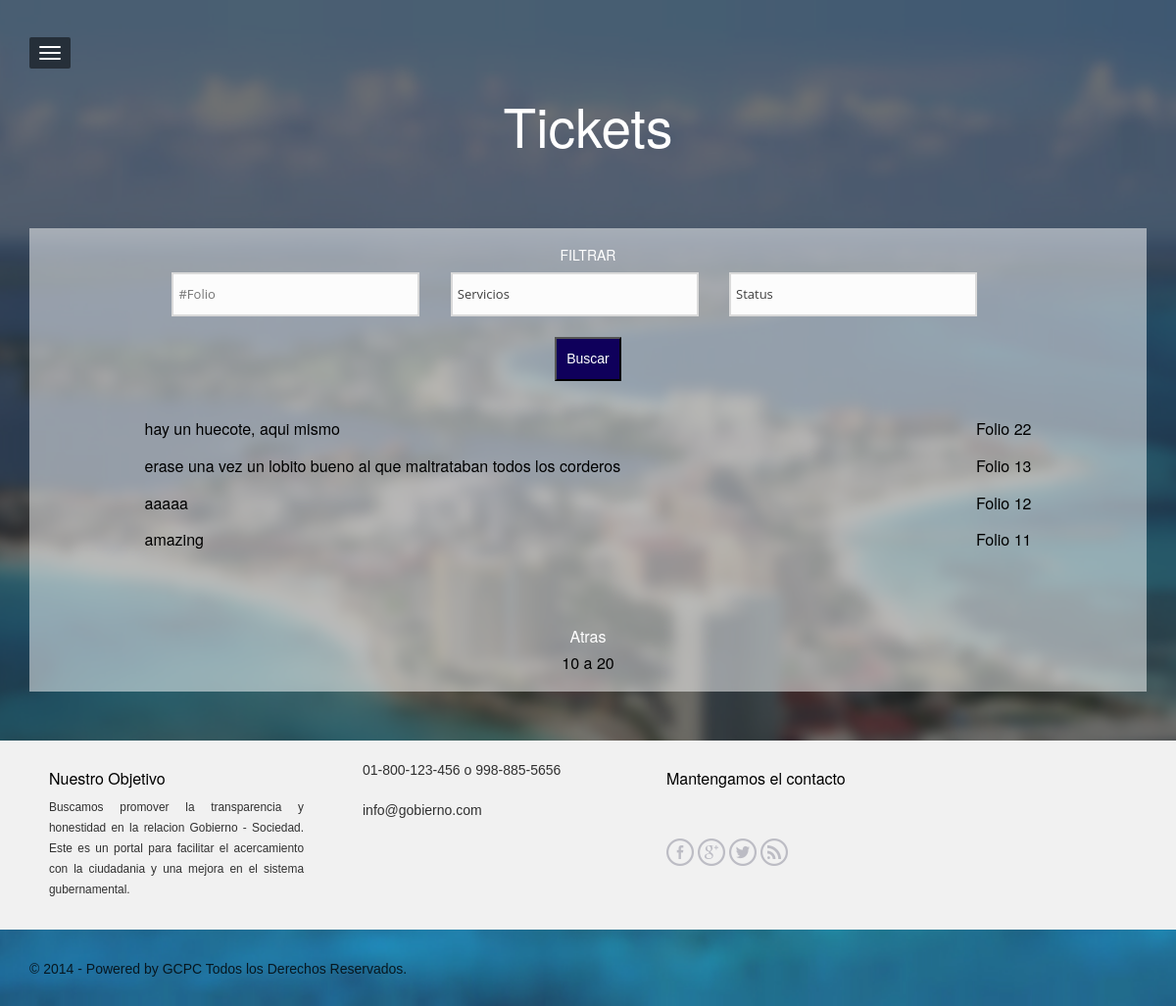
The page /demandas.php?pag=10 on the database its author committed.
### tables this page shows
CREATE TABLE IF NOT EXISTS `demanda` (
  `id` int(11) NOT NULL AUTO_INCREMENT,
  `folio` varchar(10) NOT NULL,
  `idc` int(11) NOT NULL,
  `ids` int(11) NOT NULL,
  `comentario` text NOT NULL,
  `imagen` varchar(200) NOT NULL,
  `latitud` decimal(22,16) NOT NULL,
  `longitud` decimal(22,16) NOT NULL,
  `estatus` int(11) NOT NULL,
  `fecha` timestamp NOT NULL DEFAULT CURRENT_TIMESTAMP,
  `respuesta` varchar(2000) NOT NULL,
  PRIMARY KEY (`id`)
);

### admin/includes/systemcomponent.php (called while the page is built, shortened)
<?php
class systemcomponent{
	function getsettings(){
		$settings['dbhost']='localhost';
		$settings['dbusername']='root';
		$settings['dbpassword']='';
		$settings['dbname']='demanda';
		return $settings;
	}
}
?>

### admin/includes/dbconnector.php (called while the page is built, shortened)
<?php
require_once 'systemcomponent.php';
class dbconnector extends systemcomponent{
	var $link;
	function dbconnector(){
		$settings=systemcomponent::getsettings();
		$host=$settings['dbhost'];
		$db=$settings['dbname'];
		$user=$settings['dbusername'];
		$pass=$settings['dbpassword'];
		$this->link=mysql_connect($host, $user, $pass);
	}
	function query($query){
		return mysql_query($query, $this->link);
	}
	function fetcharray($result){
		return mysql_fetch_array($result);
	}
}
?>

### demandas.php (the view, shortened to what this page needs)
<?php
include("admin/includes/dbconnector.php");
$con=new dbconnector();
if($_GET['pag']){
	$inicio=$_GET['pag'];
}
else{
	$inicio=0;
}
?>
<!DOCTYPE html>
<html lang="en">
<head>
<?php include("header.php"); ?>
</head>
<body <?php if($_GET['fol']!=''){ echo 'onload="hecho();"'; } ?> class="theme-invert">
<?php include("menu.php"); ?>
<section class="section" id="head">
	<div class="container">
		<div class="row">
			<div class="col-md-10 col-lg-10 col-md-offset-1 col-lg-offset-1 text-center">
				<?php if($_GET['fol']==''){ ?><h1 class="title">Tickets</h1><br /><br /><br /><?php }
				else{ ?><h1 class="title">Ticket #<?php echo $_GET['fol']; ?>.</h1><?php } ?>
			</div>
		</div>
		<div class="linea">
			<?php if($_GET['fol']==''){ ?>
				<div class="row">
					<div class="col-md-10 col-lg-10 col-md-offset-1 col-lg-offset-1 text-center">
						<div class="col-sm-12">
							<form id="topics-filter" method="POST" action="demandas.php?act=search">
								<h5 class="bold">FILTRAR</h5>
								<input type="text" name="folio" placeholder="#Folio" />
								<select name="serv" class="one">
									<option value="0">Servicios</option>
								</select>
								<select name="stat" class="two">
									<option value="0">Status</option>
								</select><br /><br />
								<input type="submit" id="searchsubmit" value="Buscar" />
							</form>
						</div>
					</div>
					<div class="col-md-10 col-lg-10 col-md-offset-1 col-lg-offset-1">
						<div class="col-sm-12">
							<?php
							$cond='';
							if($_GET['act']=='search'){
								$done=0;
								if($_POST['serv']>0){ $cond.='WHERE ids='.$_POST['serv']; $done=1; }
								if($_POST['stat']>0){
									if($done==0){ $cond.='WHERE estatus='.$_POST['stat']; $done=1; }
									else{ $cond.=' AND estatus='.$_POST['stat']; }
								}
								else{
									if($done==0){ $cond.='WHERE estatus IN (1,2,3)'; $done=1; }
									else{ $cond.=' AND estatus IN (1,2,3)'; }
								}
								if($_POST['folio']!=''){
									if($done==0){ $cond.='WHERE folio="'.$_POST['folio'].'"'; $done=1; }
									else{ $cond.=' AND folio="'.$_POST['folio'].'"'; }
								}
							}
							else{
								$cond='WHERE estatus IN (1,2,3)';
							}
							echo '<div class="encierro2">';
							$sql=$con->query("SELECT * FROM demanda ".$cond." ORDER BY fecha DESC LIMIT ".$inicio.",10");
							while($row=$con->fetcharray($sql)){
								echo '<a href="demandas.php?fol='.$row['folio'].'"><div class="row linke">';
								echo '<div class="right"><h5 class="opensans-bold">Folio '.$row['folio'].'</h5></div>';
								echo '<h6 class="opensans">'.$row['comentario'].'</h6>';
								echo '</div></a>';
							}
							echo '</div>';
							echo '<br />';
							echo '<center>';
							if($inicio>0){ echo '<h6><span class="current"><a href="demandas.php?pag='.($inicio-10).'">Atras</a></span></h6>'; }
							echo '<h6>'.$inicio.' a '.($inicio+10).'</h6>';
							echo '</center>';
							?>
						</div>
					</div>
				</div>
				<?php
			}
			?>
		</div>
	</div>
</section>
<?php include("footer.php"); ?>
</body>
</html>

### assets/css/magister.css (style rules this page uses)
html { background:#505D6E url(../images/body7.jpg) no-repeat center center fixed; min-height:100%;-webkit-background-size: cover; -moz-background-size: cover; -o-background-size: cover; background-size: cover; }
body { background:transparent; min-height:100%; -webkit-font-smoothing: antialiased;-webkit-overflow-scrolling: touch;line-height: 1.5em;font-size:14px; font-family: Helvetica, Arial, sans-serif;color:#fff;color:rgba(255,255,255,.8); font-weight: normal; }
.section { min-height:420px;width: 100%; overflow:auto;height:100%;padding-top:100px; padding-bottom:50px; display:none;top:0;background: rgba(20,20,20,.6); }
@media (min-width: 768px) { .section { padding-top:80px; } }
#head { display: block; }
a { color:#fff; text-decoration: none; }
.title,.subtitle { font-weight:normal;font-size:55px;margin-bottom:15px; color:#FFFFFF; line-height:1em; }
.theme-invert { color:#222;color:rgba(0,0,0,.8); }
.theme-invert a { color:#000; }
.theme-invert .title,.theme-invert .subtitle,.theme-invert .tagline { color:#FFF; }
.section p, .section h5, .section a { color:#FFF; }
.right { float:right; }
.encierro2 { padding: 30px 20px; margin-bottom:10px; }
.encierro2 h5 { font-size:16px; color:#000; }
.encierro2 h5,h6 { font-size:16px; color:#000; }
.encierro2 a { color:#000; }
.linea { padding-top:10px; padding-bottom:10px; padding-left:-30px; padding-right:-30px; background-color:rgba(255,255,255,.5); }
form#topics-filter select { -webkit-appearance: none; color: #3e3e3e; font-size: 13px; font-family: 'Open Sans', sans-serif!important; font-weight: 400; background-image: url(../images/sprite.png); background-repeat: no-repeat; background-position: -244px -100px; word-wrap:break-word; display: inline!important; background-color: #fcfcfc; border: 2px solid #dadada; padding: 10px 5px; border-radius: 0; width: 27.65%; border-radius: none!important; margin: 0 3% 0 0; -webkit-box-sizing: border-box; -moz-box-sizing: border-box; box-sizing: border-box; }
form#topics-filter input[type="text"] { -webkit-appearance: none; color: #3e3e3e; font-size: 13px; font-family: 'Open Sans', sans-serif!important; font-weight: 400; background-image: url(../images/sprite.png); background-repeat: no-repeat; background-position: -244px -100px; word-wrap:break-word; display: inline!important; background-color: #fcfcfc; border: 2px solid #dadada; padding: 10px 5px; border-radius: 0; width: 27.65%; border-radius: none!important; margin: 0 3% 0 0; -webkit-box-sizing: border-box; -moz-box-sizing: border-box; box-sizing: border-box; }
#searchsubmit { padding: 10px; background-color:rgba(15,0,91,1); color:#FFF; }

### rows shown on the page
demanda: folio "22", comentario "hay un huecote, aqui mismo"
demanda: folio "13", comentario "erase una vez un lobito bueno al que maltrataban todos los corderos"
demanda: folio "12", comentario "aaaaa"
demanda: folio "11", comentario "amazing"

### other values the page prints
$inicio "10"
$inicio+10 "20"
